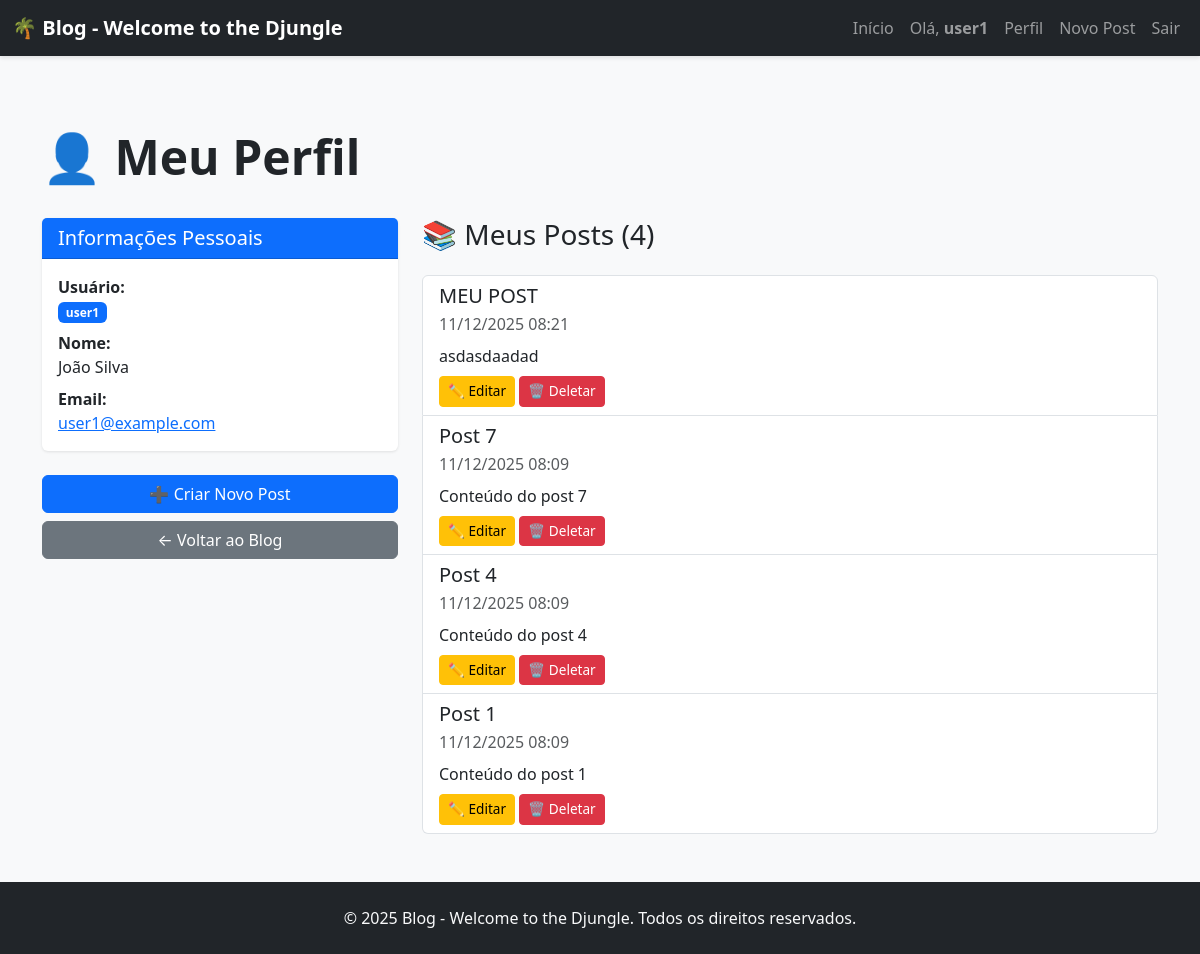
Screenshot of /profile/ (signed in) with the database file from the repository.
### blog/models.py (models this page shows, shortened)
class Post(models.Model):
    title = models.CharField(max_length=200)
    content = models.TextField()
    author = models.ForeignKey(settings.AUTH_USER_MODEL, on_delete=models.CASCADE)
    created_at = models.DateTimeField(auto_now_add=True)

### blog/views.py (the view)
# urls.py: path('profile/', views.profile, name='profile'),
@login_required
def profile(request):
    user = request.user
    posts = Post.objects.filter(author=user).order_by('-created_at')
    return render(request, 'profile.html', {'posts': posts})

### templates/profile.html
{% extends 'base.html' %}
{% block content %}
  <div class="row mb-4">
    <div class="col-md-8">
      <h1 class="display-5 fw-bold">👤 Meu Perfil</h1>
    </div>
  </div>
  <div class="row">
    <div class="col-md-4">
      <div class="card mb-4">
        <div class="card-header bg-primary text-white">
          <h5 class="mb-0">Informações Pessoais</h5>
        </div>
        <div class="card-body">
          <p class="mb-2">
            <strong>Usuário:</strong><br>
            <span class="badge bg-primary">{{ user.username }}</span>
          </p>
          <p class="mb-2">
            <strong>Nome:</strong><br>
            {{ user.get_full_name|default:user.username }}
          </p>
          <p class="mb-0">
            <strong>Email:</strong><br>
            <a href="mailto:{{ user.email }}">{{ user.email }}</a>
          </p>
        </div>
      </div>
      <a href="{% url 'post_create' %}" class="btn btn-primary w-100 mb-2">
        ➕ Criar Novo Post
      </a>
      <a href="/" class="btn btn-secondary w-100">
        ← Voltar ao Blog
      </a>
    </div>
    <div class="col-md-8">
      <h3 class="mb-4">📚 Meus Posts ({{ posts.count }})</h3>
      {% if posts %}
        <div class="list-group">
          {% for post in posts %}
            <div class="list-group-item">
              <div class="d-flex w-100 justify-content-between align-items-start">
                <div class="flex-grow-1">
                  <h5 class="mb-1">{{ post.title }}</h5>
                  <p class="text-muted mb-2">{{ post.created_at|date:"d/m/Y H:i" }}</p>
                  <p class="mb-0">{{ post.content|truncatewords:20 }}</p>
                </div>
              </div>
              <div class="mt-2">
                <a href="{% url 'post_edit' post.pk %}" class="btn btn-sm btn-warning">✏️ Editar</a>
                <a href="{% url 'post_delete' post.pk %}" class="btn btn-sm btn-danger">🗑️ Deletar</a>
              </div>
            </div>
          {% endfor %}
        </div>
      {% else %}
        <div class="alert alert-info text-center py-5">
          <p class="mb-0">Você ainda não criou nenhum post.</p>
          <a href="{% url 'post_create' %}" class="btn btn-primary mt-3">Criar Primeiro Post</a>
        </div>
      {% endif %}
    </div>
  </div>
{% endblock %}

### templates/base.html (shortened to what this page needs)
<!doctype html>
<html lang="pt-br">
  <head>
    <link href="https://cdn.jsdelivr.net/npm/bootstrap@5.3.0/dist/css/bootstrap.min.css" rel="stylesheet">
  </head>
  <body>
    <nav class="navbar navbar-expand-lg navbar-dark bg-dark fixed-top">
      <div class="container-fluid">
        <a class="navbar-brand fw-bold" href="/">🌴 Blog - Welcome to the Djungle</a>
        <div class="collapse navbar-collapse" id="navbarNav">
          <ul class="navbar-nav ms-auto">
            <li class="nav-item">
              <a class="nav-link" href="/">Início</a>
            </li>
            {% if user.is_authenticated %}
              <li class="nav-item">
                <span class="nav-link">Olá, <strong>{{ user.username }}</strong></span>
              </li>
              <li class="nav-item">
                <a class="nav-link" href="{% url 'profile' %}">Perfil</a>
              </li>
              <li class="nav-item">
                <a class="nav-link" href="{% url 'post_create' %}">Novo Post</a>
              </li>
              <li class="nav-item">
                <a class="nav-link" href="{% url 'logout' %}">Sair</a>
              </li>
            {% else %}
              <li class="nav-item">
                <a class="nav-link" href="{% url 'login' %}">Entrar</a>
              </li>
            {% endif %}
          </ul>
        </div>
      </div>
    </nav>
    <main class="container my-5">
      {% block content %}{% endblock %}
    </main>
    <footer class="bg-dark text-light py-4 mt-5">
      <div class="container text-center">
        <p class="mb-0">&copy; 2025 Blog - Welcome to the Djungle. Todos os direitos reservados.</p>
      </div>
    </footer>
  </body>
</html>

### templates/base.html (style rules this page uses)
body { background-color: #f8f9fa; padding-top: 80px; }
.navbar { box-shadow: 0 2px 4px rgba(0,0,0,.1); }
.card { border: none; box-shadow: 0 1px 3px rgba(0,0,0,.1); margin-bottom: 20px; }
.btn-sm { padding: 4px 8px; font-size: 0.85rem; }

### rows the page displays
Post: title "MEU POST", created_at "11/12/2025 08:21", content "asdasdaadad"
Post: title "Post 7", created_at "11/12/2025 08:09", content "Conteúdo do post 7"
Post: title "Post 4", created_at "11/12/2025 08:09", content "Conteúdo do post 4"
Post: title "Post 1", created_at "11/12/2025 08:09", content "Conteúdo do post 1"

### other values shown
{{ user.username }} "user1"
{{ user.get_full_name|default:user.username }} "João Silva"
{{ user.email }} "user1@example.com"
{{ posts.count }} "4"
